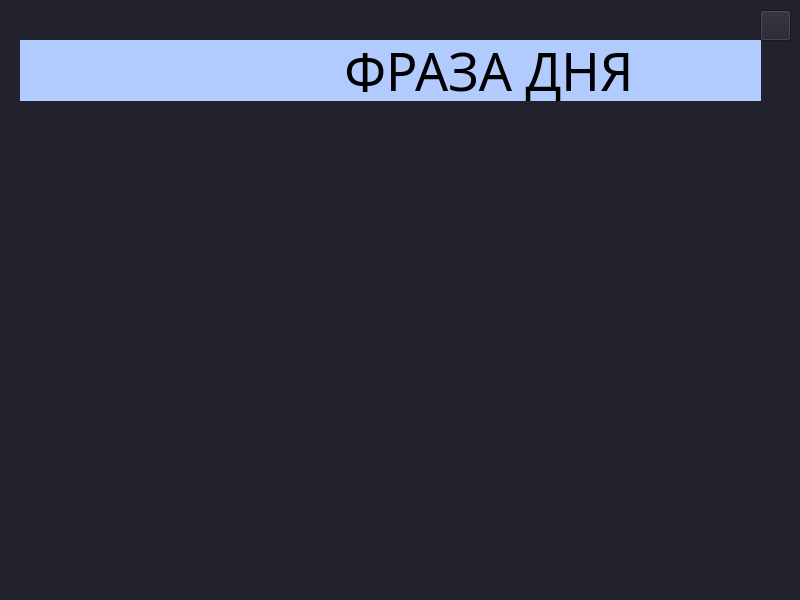
<?xml version="1.0" encoding="UTF-8"?>
<ui version="4.0">
 <class>MainWindow</class>
 <widget class="QMainWindow" name="MainWindow">
  <property name="geometry">
   <rect>
    <x>0</x>
    <y>0</y>
    <width>800</width>
    <height>600</height>
   </rect>
  </property>
  <property name="windowTitle">
   <string>MainWindow</string>
  </property>
  <property name="styleSheet">
   <string notr="true">background-color: rgb(34, 34, 46);</string>
  </property>
  <widget class="QWidget" name="centralwidget">
   <widget class="QLabel" name="label">
    <property name="geometry">
     <rect>
      <x>20</x>
      <y>40</y>
      <width>741</width>
      <height>61</height>
     </rect>
    </property>
    <property name="font">
     <font>
      <family>Montserrat</family>
      <pointsize>39</pointsize>
      <weight>50</weight>
      <bold>false</bold>
     </font>
    </property>
    <property name="styleSheet">
     <string notr="true">background-color: rgb(178, 203, 255);</string>
    </property>
    <property name="lineWidth">
     <number>1</number>
    </property>
    <property name="text">
     <string>                        ФРАЗА ДНЯ</string>
    </property>
    <property name="textFormat">
     <enum>Qt::PlainText</enum>
    </property>
    <property name="wordWrap">
     <bool>false</bool>
    </property>
   </widget>
   <widget class="QLabel" name="label_2">
    <property name="geometry">
     <rect>
      <x>40</x>
      <y>130</y>
      <width>711</width>
      <height>421</height>
     </rect>
    </property>
    <property name="text">
     <string/>
    </property>
    <property name="pixmap">
     <pixmap>../../Desktop/volk.jpg</pixmap>
    </property>
    <property name="scaledContents">
     <bool>true</bool>
    </property>
   </widget>
   <widget class="QPushButton" name="close_phrase">
    <property name="geometry">
     <rect>
      <x>760</x>
      <y>10</y>
      <width>31</width>
      <height>31</height>
     </rect>
    </property>
    <property name="text">
     <string/>
    </property>
    <property name="icon">
     <iconset>
      <normaloff>../../Desktop/krest.jpg</normaloff>../../Desktop/krest.jpg</iconset>
    </property>
    <property name="checkable">
     <bool>false</bool>
    </property>
   </widget>
  </widget>
  <widget class="QStatusBar" name="statusbar"/>
 </widget>
 <resources/>
 <connections/>
</ui>
